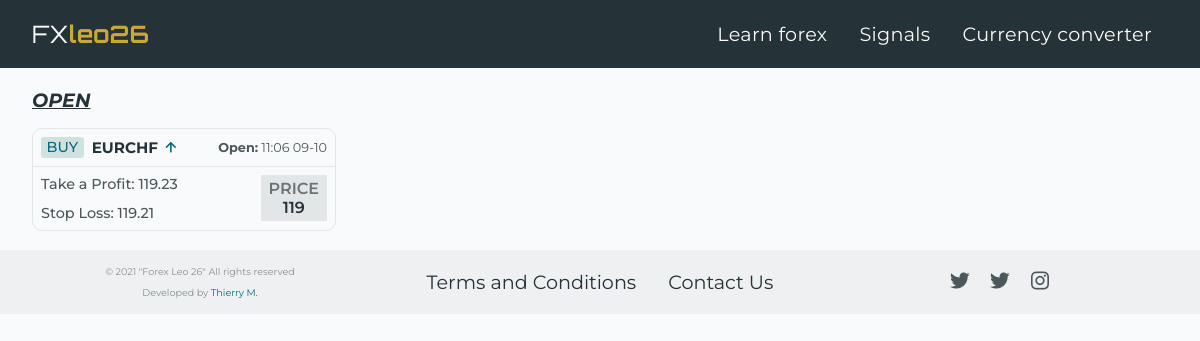
The page /signals on the database as committed earlier.
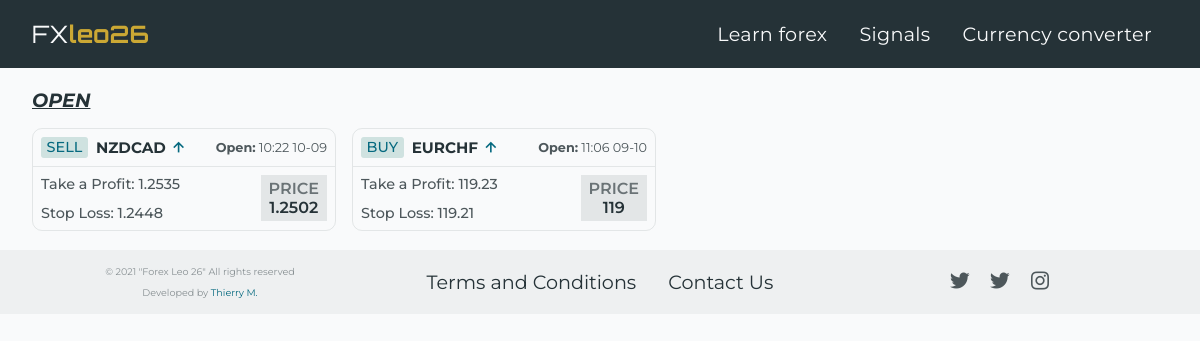
The same page on the database as committed later.
### forex_26_app/models.py (models this page shows, shortened)
class Post_Signals(db.Model):
    id = db.Column(db.Integer, nullable=False, primary_key=True)
    signal_action = db.Column(db.String(20), nullable=False)
    currencies = db.Column(db.String(20), nullable=False)
    profit = db.Column(db.String(20), nullable=False)
    loss = db.Column(db.String(20), nullable=False)
    price = db.Column(db.String(20))
    posted_date = db.Column(db.DateTime, nullable=False, default=datetime.utcnow)
    user = db.Column(db.Integer, db.ForeignKey('admin.id'), nullable=False)

### forex_26_app/routes.py (the view)
@app.route('/signals')
def signals():
	date = datetime.utcnow() # get current date
	posts_signals = Post_Signals.query.order_by(Post_Signals.posted_date.desc()) # query signal post by date.
	return render_template('signals.html', title="Signals", posts_signals=posts_signals, date=date)

### forex_26_app/templates/signals.html (shortened to what this page needs)
{% extends "layout.html" %}
{% block content %}
<main class="signals-main">
    <h2 class="signal-action">Open</h2>
    <div class="signals-cards-container">
        {% for post in posts_signals %}
        <div class="signal-card">
            <div class="upper-side signal-pad">
                <div class="signal-information-container">
                    <span class="call-to-buy-txt">{{ post.signal_action }}</span>
                    <div class="currency-name-container">
                        <h3 class="currency-name">{{ post.currencies }}</h3>
                        <i class='bx bx-up-arrow-alt arrow-sell-buy'></i>
                    </div>
                </div>
                <div class="time-container">
                    <h4 class="time-open-txt">Open:</h4>
                    <span class="time-n-date-txt">
                        {{ post.posted_date.strftime("%H")|int + 2 }}:{{ post.posted_date.strftime("%M") }} {{ post.posted_date.strftime("%m") }}-{{ post.posted_date.strftime("%d") }}
                    </span>
                </div>
            </div>
            <div class="down-side signal-pad">
                <div class="left-side">
                    <h4 class="profit-loss-txt">Take a Profit: <em>{{ post.profit }}</em></h4>
                    <h4 class="profit-loss-txt">Stop Loss: <em>{{ post.loss }}</em></h4>
                </div>
                <div class="right-side">
                    <span class="price-txt">Price</span>
                    <span class="price-number">{{ post.price }}</span>
                </div>
            </div>
        </div>
        {% endfor %}
    </div>
</main>
{% endblock %}

### forex_26_app/templates/layout.html (shortened to what this page needs)
<!DOCTYPE html>
<html lang="en">
<head>
    <link href="{{ url_for('static', filename='boxicons-2.0.9/css/boxicons.min.css') }}" rel="stylesheet">
    <link href="{{ url_for('static', filename='home.css') }}" rel="stylesheet">
    <link href="{{ url_for('static', filename='post.css') }}" rel="stylesheet">
    <link href="{{ url_for('static', filename='signals.css') }}" rel="stylesheet">
    <link href="{{ url_for('static', filename='forms.css') }}" rel="stylesheet">
    <link href="{{ url_for('static', filename='style.css') }}" rel="stylesheet">
</head>
<body>
  <header>
    <a class="logo" href="{{url_for('home')}}">FX<b>leo26</b></a>
    <nav class="nav-bar">
      <ul class="nav-links">
        <li class="nav-item">
          <a href="{{ url_for('home') }}" class="nav-link">Learn forex</a>
        </li>
        <li class="nav-item">
          <a href="{{ url_for('signals') }}" class="nav-link">Signals</a>
        </li>
        <li class="nav-item">
          <a href="{{ url_for('currency_convert') }}" class="nav-link">Currency converter</a>
        </li>
      </ul>
    </nav>
</header>
<main class="container">
{% block content %}{% endblock %}
</main>
<footer class="footer">
  <div class="end-footer">
    <span class="copyright text-muted">© 2021 "Forex Leo 26" All rights reserved</span>
    <span class="built_by text-muted">Developed by <a class="my__name" href="https://www.thierrymugisha.me" target="_blank">Thierry M.</a></span>
  </div>
  <ul class="footer-items">
    <li class="footer-item">
      <a class="nav-link-footer pos-relative" href="#">Terms and Conditions</a>
      </li>
      {% if not current_user.is_authenticated %}
      <li class="footer-item">
        <a class="nav-link-footer pos-relative" href="{{ url_for('contact') }}">Contact Us</a>
      </li>
      {% endif %}
  </ul>
  <ul class="social-footer-ul">
      <li class="social-item">
        <a href="https://t.me/forexleo24" target="_blank">
          <i class="bx bxl-twitter"></i>
        </a>
      </li>
      <li class="social-item">
        <a href="https://t.me/forexleo24" target="_blank">
          <i class="bx bxl-twitter"></i>
        </a>
      </li>
      <li class="social-item">
        <a href="https://www.instagram.com/forex_leo24/" target="_blank">
          <i class="bx bxl-instagram"></i>
        </a>
      </li>
  </ul>
</footer>
</body>
</html>

### forex_26_app/static/signals.css (style rules this page uses)
.signal-pad { padding: .5rem .5rem; }
.signal-action { color: var(--primary-clr); text-transform: uppercase; font-size: 1.2rem; font-style: italic; margin-bottom: 1rem; text-decoration: underline; }
.signals-cards-container { display: flex; flex-wrap: wrap; gap: 1rem; }
.signal-card { border: 1px solid var(--gray-border-clr); border-radius: 10px; width: 304px; }
.upper-side { display: flex; align-items: center; justify-content: space-between; border-bottom: 1px solid var(--gray-border-clr); }
.signal-information-container { display: flex; align-items: center; }
.call-to-buy-txt { color: var(--link-clr); text-transform: uppercase; font-weight: 500; font-size: .9rem; background-color: var(--link-clr-alt); padding: .1rem .35rem; border-radius: 3px; }
.currency-name-container { display: flex; }
.currency-name { text-transform: uppercase; font-size: .95rem; color: var(--primary-clr); margin-left: .5rem; margin-right: .2rem; }
.arrow-sell-buy { font-size: 1.2rem; }
.bx-up-arrow-alt { color: var(--link-clr); }
.time-container { display: flex; }
.time-open-txt, .time-n-date-txt { font-size: .8rem; color: var(--primary-clr-alt); }
.time-n-date-txt { margin-left: .2rem; }
.down-side { display: flex; align-items: center; justify-content: space-between; }
.left-side { display: flex; flex-direction: column; }
.profit-loss-txt { color: var(--primary-clr-alt); font-size: .9rem; font-weight: 500; margin-bottom: .7rem; }
.profit-loss-txt:last-child { margin-bottom: 0; }
.profit-loss-txt em { font-style: normal; }
.right-side { display: flex; flex-direction: column; align-items: center; background-color: var(--gray-border-clr); padding: .25rem .5rem; }
.price-txt { text-transform: uppercase; font-weight: 600; opacity: .8; color: var(--primary-clr-alt); }
.price-number { color: var(--primary-clr); font-weight: 600; }

Rows that differ between the two databases and show on the page:
added Post_Signals: signal_action "SELL", currencies "NZDCAD", posted_date "10", posted_date "22", posted_date "09", profit "1.2535", loss "1.2448", price "1.2502"
